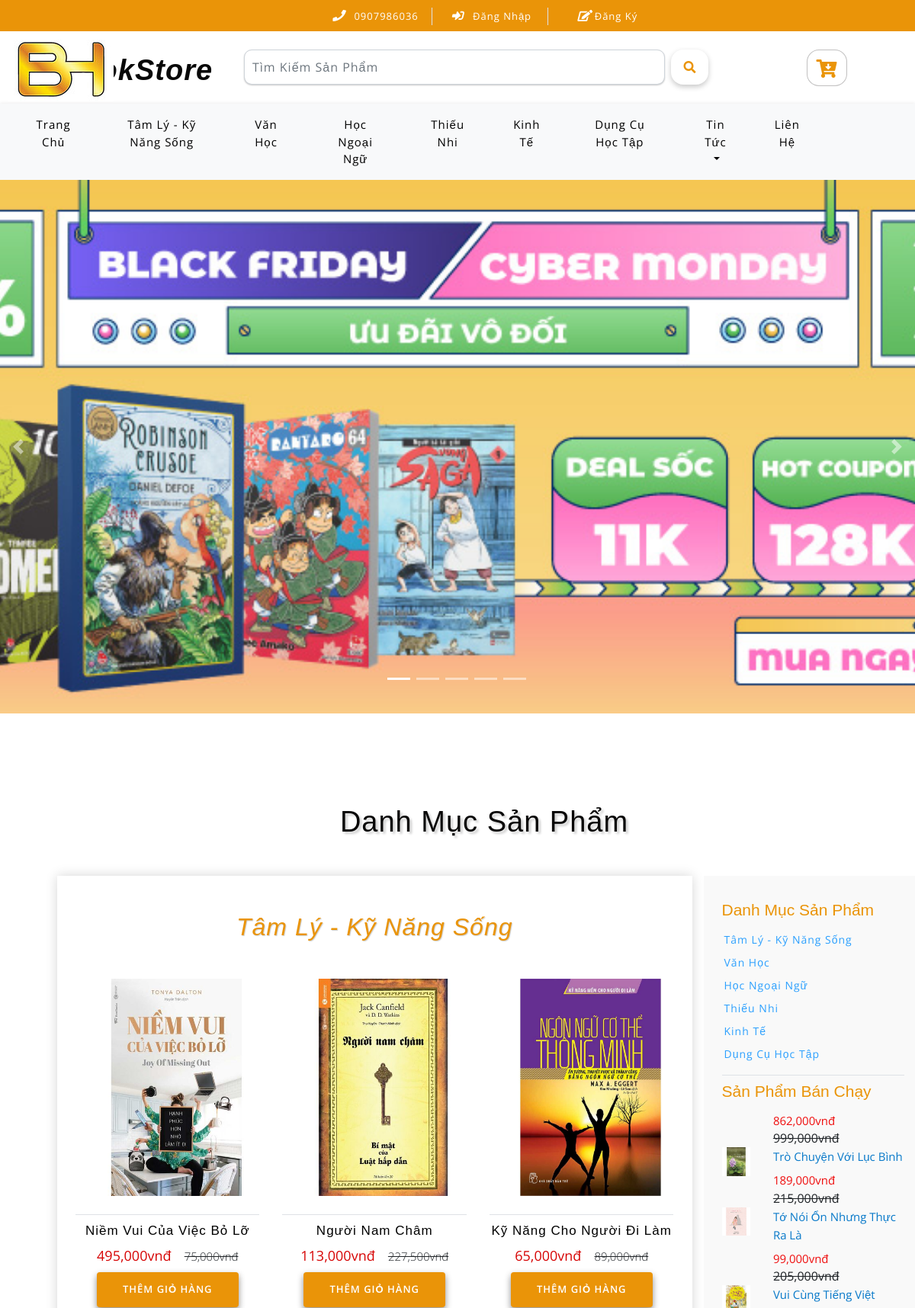
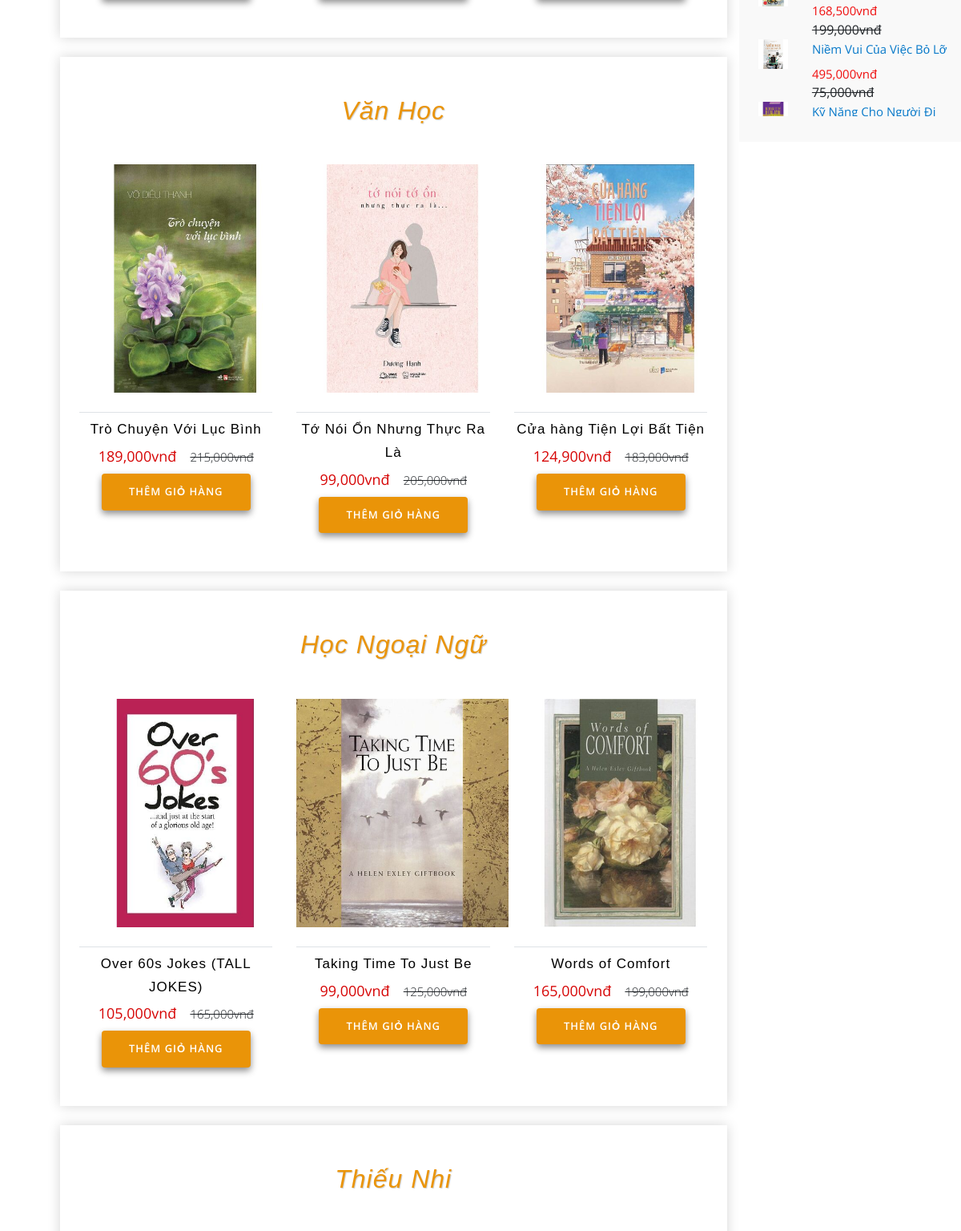
The page / (upper part) on the database its author committed (2 pictures, top to bottom).
### tables this page shows
CREATE TABLE `tbl_category` (
  `category_id` int(11) NOT NULL,
  `category_name` varchar(100) NOT NULL
);

CREATE TABLE `tbl_slider` (
  `slider_id` int(11) NOT NULL,
  `slider_image` varchar(100) NOT NULL,
  `slider_caption` text DEFAULT NULL,
  `slider_active` int(11) NOT NULL DEFAULT 1
);

CREATE TABLE `tbl_sanpham` (
  `sanpham_id` int(11) NOT NULL,
  `category_id` int(11) NOT NULL,
  `sanpham_name` varchar(255) NOT NULL,
  `sanpham_chitiet` text NOT NULL,
  `sanpham_mota` text NOT NULL,
  `sanpham_gia` varchar(100) DEFAULT NULL,
  `sanpham_giakhuyenmai` varchar(100) NOT NULL,
  `sanpham_hot` int(11) NOT NULL,
  `sanpham_soluong` int(11) NOT NULL,
  `sanpham_image` varchar(50) NOT NULL
);

### include/home.php (the view, shortened to what this page needs)
<div class="ads-grid py-sm-5 py-4">
		<div class="container2 py-xl-4 py-lg-2">
			<h3 class="tittle-w3l text-center mb-lg-5 mb-sm-4 mb-3">
				<h3 class="tittle-w3l text-center mb-lg-5 mb-sm-4 mb-3">Danh Mục Sản Phẩm</h3>
			<div class="row">
				<div class="agileinfo-ads-display col-lg-9">
					<div class="wrapper">
						<?php
						$sql_cate_home = mysqli_query($con,"SELECT * FROM tbl_category ORDER BY category_id DESC");
						while($row_cate_home = mysqli_fetch_array($sql_cate_home)){
							$id_category = $row_cate_home['category_id'];
						?>
						<div class="product-sec1 px-sm-4 px-3 py-sm-5  py-3 mb-4">
							<h3 class="heading-tittle text-center font-italic"><?php echo $row_cate_home['category_name'] ?></h3>
							<div class="row">
								<?php
								$sql_product = mysqli_query($con,"SELECT * FROM tbl_sanpham ORDER BY sanpham_id DESC");
								while($row_sanpham = mysqli_fetch_array($sql_product)){
									if($row_sanpham['category_id']==$id_category){
								?>
								<div class="col-md-4 product-men mt-5">
									<div class="men-pro-item simpleCart_shelfItem">
										<div class="men-thumb-item text-center">
											<img src="images/<?php echo $row_sanpham['sanpham_image'] ?>" height="285" width="265" alt="">
										</div>
										<div class="item-info-product text-center border-top mt-4">
											<h4 class="pt-1">
												<a href="?quanly=chitietsp&id=<?php echo $row_sanpham['sanpham_id'] ?>"><?php echo $row_sanpham['sanpham_name'] ?></a>
											</h4>
											<div class="info-product-price my-2">
												<span class="item_price"><?php echo number_format($row_sanpham['sanpham_giakhuyenmai']).'vnđ' ?></span>
												<del><?php echo number_format($row_sanpham['sanpham_gia']).'vnđ' ?></del>
											</div>
											<div class="snipcart-details top_brand_home_details item_add single-item hvr-outline-out">
												<form action="?quanly=giohang" method="post">
												<fieldset>
													<input type="submit" name="themgiohang" value="Thêm Giỏ Hàng" class="button" />
												</fieldset>
											</form>
											</div>
										</div>
									</div>
								</div>
								<?php
									}
								}
								?>
							</div>
						</div>
							<?php
							}
							?>
					</div>
				</div>
				<div class="col-lg-3 mt-lg-0 mt-4 p-lg-0">
					<div class="side-bar p-sm-4 p-3">
						<div class="left-side border-bottom py-2">
							<h3 class="agileits-sear-head mb-3">Danh Mục Sản Phẩm</h3>
							<ul>
								<?php
									$sql_category_sidebar = mysqli_query($con,'SELECT * FROM tbl_category ORDER BY category_id DESC');
									while($row_category_sidebar = mysqli_fetch_array($sql_category_sidebar)){
								?>
								<li>
									<span class="span"><a href="?quanly=danhmuc&id=<?php echo $row_category_sidebar['category_id'] ?>"><?php echo $row_category_sidebar['category_name'] ?></a></span>
								</li>
								<?php
								}
								?>
							</ul>
						</div>
						<div class="f-grid py-2">
							<h3 class="agileits-sear-head mb-3">Sản Phẩm Bán Chạy</h3>
							<div class="box-scroll">
								<div class="scroll">
									<?php
									$sql_product_sidebar = mysqli_query($con,"SELECT * FROM tbl_sanpham WHERE sanpham_hot='0' ORDER BY sanpham_id DESC");
									while($row_sanpham_sidebar = mysqli_fetch_array($sql_product_sidebar)){
									?>
									<div class="row">
										<div class="col-lg-3 col-sm-2 col-3 left-mar">
											<img src="images/<?php echo $row_sanpham_sidebar['sanpham_image'] ?>" alt="" class="img-fluid">
										</div>
										<div class="col-lg-9 col-sm-10 col-9 w3_mvd">
											<a href=""><?php echo $row_sanpham_sidebar['sanpham_name'] ?></a>
											<a href="" class="price-mar mt-2"><?php echo number_format($row_sanpham_sidebar['sanpham_giakhuyenmai']).'vnđ' ?></a>
											<del><?php echo number_format($row_sanpham_sidebar['sanpham_gia']).'vnđ' ?></del>
										</div>
									</div>
									<?php
									}
									?>
								</div>
							</div>
						</div>
					</div>
				</div>
			</div>
		</div>
	</div>

### include/menu.php (shortened to what this page needs)
<div class="navbar-inner">
		<div class="container container1">
			<nav class="navbar navbar-expand-lg navbar-light bg-light">
				<div class="collapse navbar-collapse" id="navbarSupportedContent">
					<ul class="navbar-nav ml-auto text-center mr-xl-5">
						<li class="nav-item active mr-lg-2 mb-lg-0 mb-2">
							<a class="nav-link" href="index.php">Trang Chủ
							</a>
						</li>
						<?php
							$sql_category_danhmuc = mysqli_query($con,'SELECT * FROM tbl_category ORDER BY category_id DESC');
							while($row_category_danhmuc = mysqli_fetch_array($sql_category_danhmuc)){
						?>
						<li class="nav-item  mr-lg-2 mb-lg-0 mb-2">
							<a class="nav-link " href="?quanly=danhmuc&id=<?php echo $row_category_danhmuc['category_id'] ?>" role="button"  aria-haspopup="true" aria-expanded="false">
								<?php echo $row_category_danhmuc['category_name'] ?>
							</a>
						</li>
						<?php
						}
						?>
						<li class="nav-item dropdown mr-lg-2 mb-lg-0 mb-2">
							<a class="nav-link dropdown-toggle" href="#" role="button" data-toggle="dropdown" aria-haspopup="true" aria-expanded="false">
								Tin Tức
							</a>
						</li>
						<li class="nav-item">
							<a class="nav-link" href="?quanly=lienhe">Liên Hệ</a>
						</li>
					</ul>
				</div>
			</nav>
		</div>
	</div>

### include/slider.php (shortened to what this page needs)
<div id="carouselExampleIndicators" class="carousel slide" data-ride="carousel">
		<ol class="carousel-indicators">
			<li data-target="#carouselExampleIndicators" data-slide-to="0" class="active"></li>
			<li data-target="#carouselExampleIndicators" data-slide-to="1"></li>
			<li data-target="#carouselExampleIndicators" data-slide-to="2"></li>
			<li data-target="#carouselExampleIndicators" data-slide-to="3"></li>
			<li data-target="#carouselExampleIndicators" data-slide-to="4"></li>
		</ol>
		<div class="carousel-inner">
			<?php
			$sql_slider = mysqli_query($con,"SELECT * FROM tbl_slider WHERE slider_active='1' ORDER BY slider_id");
			while($row_slider = mysqli_fetch_array($sql_slider)){
			?>
			<div class="carousel-item item1 active">
				<div class="container">
					<div class="w3l-space-banner">
					</div>
				</div>
			</div>
			<?php
			}
			?>
		</div>
		<a class="carousel-control-prev" href="#carouselExampleIndicators" role="button" data-slide="prev">
			<span class="carousel-control-prev-icon" aria-hidden="true"></span>
		</a>
		<a class="carousel-control-next" href="#carouselExampleIndicators" role="button" data-slide="next">
			<span class="carousel-control-next-icon" aria-hidden="true"></span>
		</a>
	</div>

### css/style.css (style rules this page uses)
html, body { margin: 0; font-size: 100%; background: #fff; font-family: 'Open Sans', sans-serif; }
body a { text-decoration: none; transition: 0.5s all; -webkit-transition: 0.5s all; -moz-transition: 0.5s all; -o-transition: 0.5s all; -ms-transition: 0.5s all; }
a { transition: 0.5s all; -webkit-transition: 0.5s all; -moz-transition: 0.5s all; -o-transition: 0.5s all; -ms-transition: 0.5s all; }
input[type="button"], input[type="submit"] { transition: 0.5s all; -webkit-transition: 0.5s all; -moz-transition: 0.5s all; -o-transition: 0.5s all; -ms-transition: 0.5s all; }
h1, h2, h3, h4, h5, h6 { margin: 0; font-family: 'Tahoma', sans-serif; }
ul { margin: 0; padding: 0; }
.navbar-inner { background: #f8f9fa; box-shadow: 0px 2px 6px 1px rgba(0, 0, 0, 0.13); }
.navbar-light .navbar-nav .nav-link { letter-spacing: 1px; font-size: 15px; color: #000; }
.navbar-light .navbar-nav .show>.nav-link, .navbar-light .navbar-nav .active>.nav-link, .navbar-light .navbar-nav .nav-link.show, .navbar-light .navbar-nav .nav-link.active { color: black; }
.carousel-item.item1 { background: url(../images/a1.jpg) no-repeat center; background-size: cover; -webkit-background-size: cover; -moz-background-size: cover; -o-background-size: cover; -ms-background-size: cover; }
.carousel-item.item5, .carousel-item.item4, .carousel-item.item3, .carousel-item.item2, .carousel-item.item1 { min-height: 700px; }
.w3l-space-banner { padding-top: 9em; }
.carousel-indicators { bottom: 4%; }
.carousel-indicators li { cursor: pointer; }
h3.tittle-w3l { color: rgb(9, 8, 8); font-size: 38px; letter-spacing: 1px; text-shadow: 3px 3px 3px rgba(0, 0, 0, 0.19); }
.snipcart-details { width: 77%; margin: 0 auto; }
.snipcart-details input.button { font-size: 13px; color: #fff; background: #ea9408; text-decoration: none; border: none; border-radius: 0; width: 100%; text-transform: uppercase; padding: 13px; outline: none; letter-spacing: 1px; box-shadow: 0px 4px 8px 0px rgba(0, 0, 0, 0.45); font-weight: 600; cursor: pointer; border-radius: 4px; transition: 0.5s all; -webkit-transition: 0.5s all; -moz-transition: 0.5s all; -o-transition: 0.5s all; -ms-transition: 0.5s all; }
.men-pro-item { position: relative; }
.men-thumb-item { position: relative; }
h3.agileits-sear-head { color: #ea9408; font-size: 21px; }
.side-bar { background-color: #F9F9F9; height: fit-content; }
.left-side ul li { display: inline-block; width: 100%; margin-bottom: 6px; }
.left-side ul li span { font-size: 14px; color: #000; letter-spacing: 1px; margin-left: 3px; vertical-align: top; }
.f-grid a { color: #0879c9; font-size: 15px; }
a.price-mar { color: #ef0e0e; display: block; }
.scroll { position: absolute; }
.box-scroll { min-height: 25em; position: relative; overflow: hidden; }
.product-sec1 { box-shadow: 0px 0px 15px 0px #D6D6D6; }
h3.heading-tittle { color:#ea9408; font-size: 32px; letter-spacing: 1px; text-shadow: 1px 1px 1px rgba(0, 0, 0, 0.19); }
.item-info-product h4 a { color: #000; font-size: 17px; letter-spacing: 1px; }
span.item_price { font-size: 18px; color: #d60404; }
.info-product-price del { font-weight: 300; margin-left: 13px; font-size: 15px; }
@media (max-width: 1366px) { .carousel-control-prev, .carousel-control-next { width: 4%; } }

### css/flexslider.css (style rules this page uses)
.carousel li { margin-right: 5px; }

### rows shown on the page
tbl_category: category_name "Tâm Lý - Kỹ Năng Sống"
tbl_category: category_name "Văn Học"
tbl_category: category_name "Học Ngoại Ngữ"
tbl_category: category_name "Thiếu Nhi"
tbl_category: category_name "Kinh Tế"
tbl_category: category_name "Dụng Cụ Học Tập"
tbl_sanpham: sanpham_image (picture), sanpham_name "Niềm Vui Của Việc Bỏ Lỡ", sanpham_giakhuyenmai "495,000", sanpham_gia "75,000"
tbl_sanpham: sanpham_image (picture), sanpham_name "Người Nam Châm", sanpham_giakhuyenmai "113,000", sanpham_gia "227,500"
tbl_sanpham: sanpham_image (picture), sanpham_name "Kỹ Năng Cho Người Đi Làm", sanpham_giakhuyenmai "65,000", sanpham_gia "89,000", sanpham_name "Kỹ Năng Cho Người Đi…"
tbl_sanpham: sanpham_image (picture), sanpham_name "Trò Chuyện Với Lục Bình", sanpham_giakhuyenmai "189,000", sanpham_gia "215,000"
tbl_sanpham: sanpham_image (picture), sanpham_name "Tớ Nói Ổn Nhưng Thực Ra Là", sanpham_giakhuyenmai "99,000", sanpham_gia "205,000"
tbl_sanpham: sanpham_image (picture), sanpham_name "Cửa hàng Tiện Lợi Bất Tiện", sanpham_giakhuyenmai "124,900", sanpham_gia "183,000"
tbl_sanpham: sanpham_image (picture), sanpham_name "Over 60s Jokes (TALL JOKES)", sanpham_giakhuyenmai "105,000", sanpham_gia "165,000"
tbl_sanpham: sanpham_image (picture), sanpham_name "Taking Time To Just Be", sanpham_giakhuyenmai "99,000", sanpham_gia "125,000"
tbl_sanpham: sanpham_image (picture), sanpham_name "Words of Comfort", sanpham_giakhuyenmai "165,000", sanpham_gia "199,000"
tbl_sanpham: sanpham_giakhuyenmai "862,000", sanpham_gia "999,000"
tbl_sanpham: sanpham_image (picture), sanpham_name "Vui Cùng Tiếng Việt", sanpham_giakhuyenmai "168,500", sanpham_gia "199,000"
